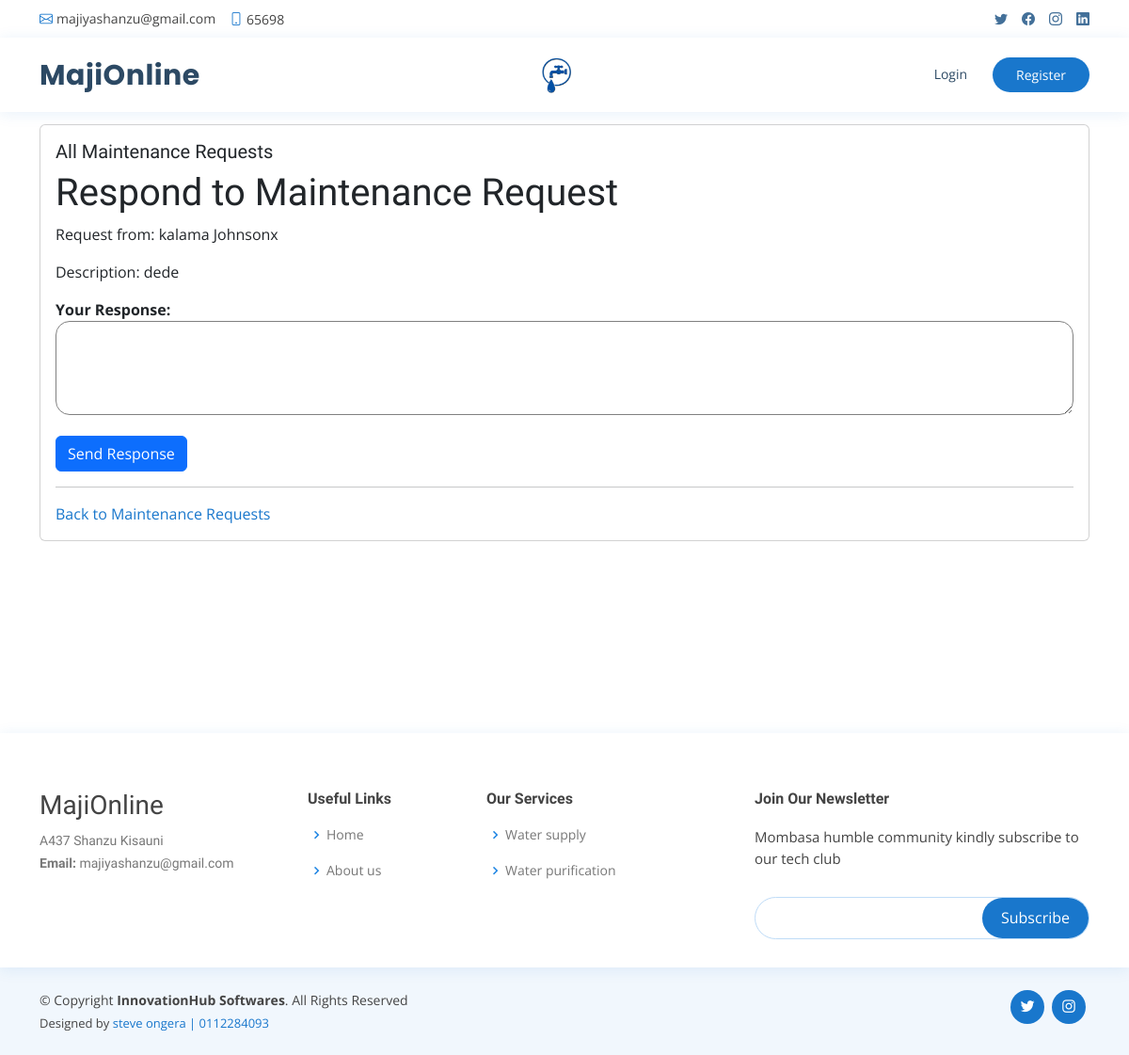
The page /maintenance/request/4/respond/ on the database as committed earlier.
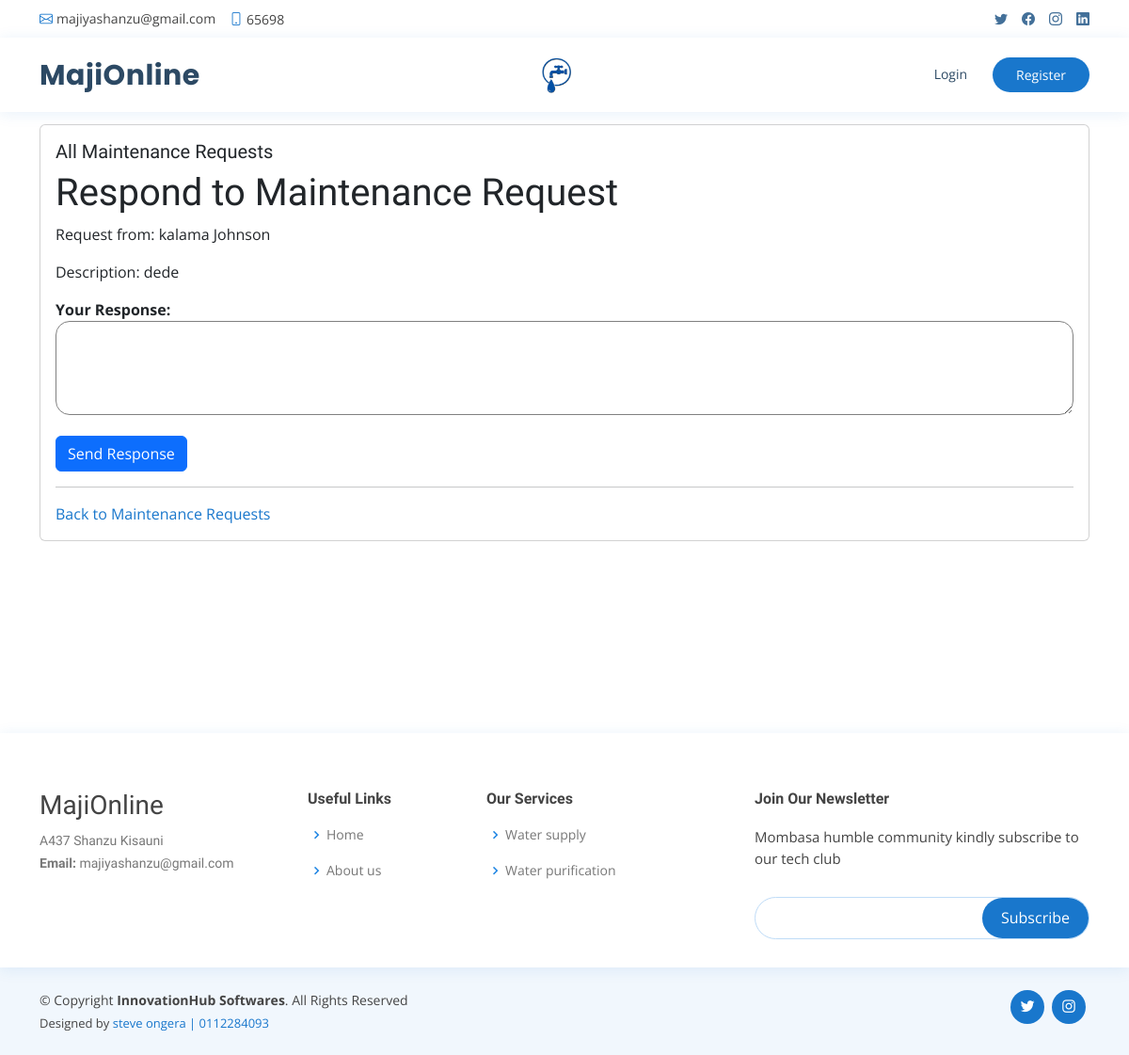
The same page on the database as committed later.
### Record/models.py (models this page shows, shortened)
class MaintenanceRequest(models.Model):
    tenant = models.ForeignKey(Tenant, on_delete=models.CASCADE)
    description = models.TextField()
    status = models.CharField(max_length=20, choices=[
        ('pending', 'Pending'),
        ('in_progress', 'In Progress'),
        ('completed', 'Completed'),
    ], default='pending')
    date_created = models.DateTimeField(auto_now_add=True)
    date_completed = models.DateTimeField(null=True, blank=True)
    response = models.TextField(blank=True)

class Tenant(models.Model):
    user_name = models.CharField(max_length=100)
    identification_number = models.CharField(max_length=20, unique=True)
    first_name = models.CharField(max_length=100)
    last_name = models.CharField(max_length=100)
    email = models.EmailField()
    phone = models.CharField(max_length=20)
    address = models.TextField()
    avatar = models.ImageField(upload_to='media', default='media/avatar.svg')
    house = models.ForeignKey(House,  on_delete=models.CASCADE)
    tap_no = models.CharField(max_length=100 , null=True, blank=True)

### Record/views.py (the view)
# urls.py: path('maintenance/request/<int:request_id>/respond/', views.respond_to_request, name='respond_to_request'),
def respond_to_request(request, request_id):
    maintenance_request = get_object_or_404(MaintenanceRequest, id=request_id)
    if request.method == 'POST':
        form = ResponseForm(request.POST)
        if form.is_valid():
            response = form.cleaned_data['response']
            maintenance_request.response = response  # Save response to model
            maintenance_request.status = 'responded'
            maintenance_request.save()
            messages.success(request, 'Response sent successfully.')
            return redirect('maintenance_request_list')
    else:
        form = ResponseForm()
    context = {
        'maintenance_request': maintenance_request,
        'form': form,
    }
    return render(request, 'respond_to_request.html', context)

### Record/forms.py
class ResponseForm(forms.Form):
    response = forms.CharField(label='Your Response', widget=forms.Textarea)

### templates/respond_to_request.html (shortened to what this page needs)
{% extends 'base.html' %}
{% block content %}
<br>
<br>
<br>
<main id="main" class="main">
<section class="section">
    <div class="container">
        <div class="row">
                <div class="col-lg-12">
                    <div class="card">
                        <div class="card-body">
                        <h5 class="card-title">All Maintenance Requests</h5>
                        <h1>Respond to Maintenance Request</h1>
                        <p>Request from: {{ maintenance_request.tenant.first_name }} {{ maintenance_request.tenant.last_name }}</p>
                        <p>Description: {{ maintenance_request.description }}</p>
                        {% if maintenance_request.status == 'responded' %}
                        <h3>Response:</h3>
                        <p>{{ maintenance_request.response }}</p>
                        {% else %}
                        <form method="post" class="form-group">
                            {{ form.as_p }}
                            <button class="btn btn-primary" type="submit">Send Response</button>
                        </form>
                        {% endif %}
                        <hr>
                        <a href="{% url 'maintenance_request_list' %}">Back to Maintenance Requests</a>
                    </div>
                </div>
            </div>
    </div>
    </div>
</section>
</main>
{% endblock %}

Rows that differ between the two databases and show on the page:
changed through a linked row, MaintenanceRequest "dede": tenant.last_name "Johnsonx" → "Johnson"
